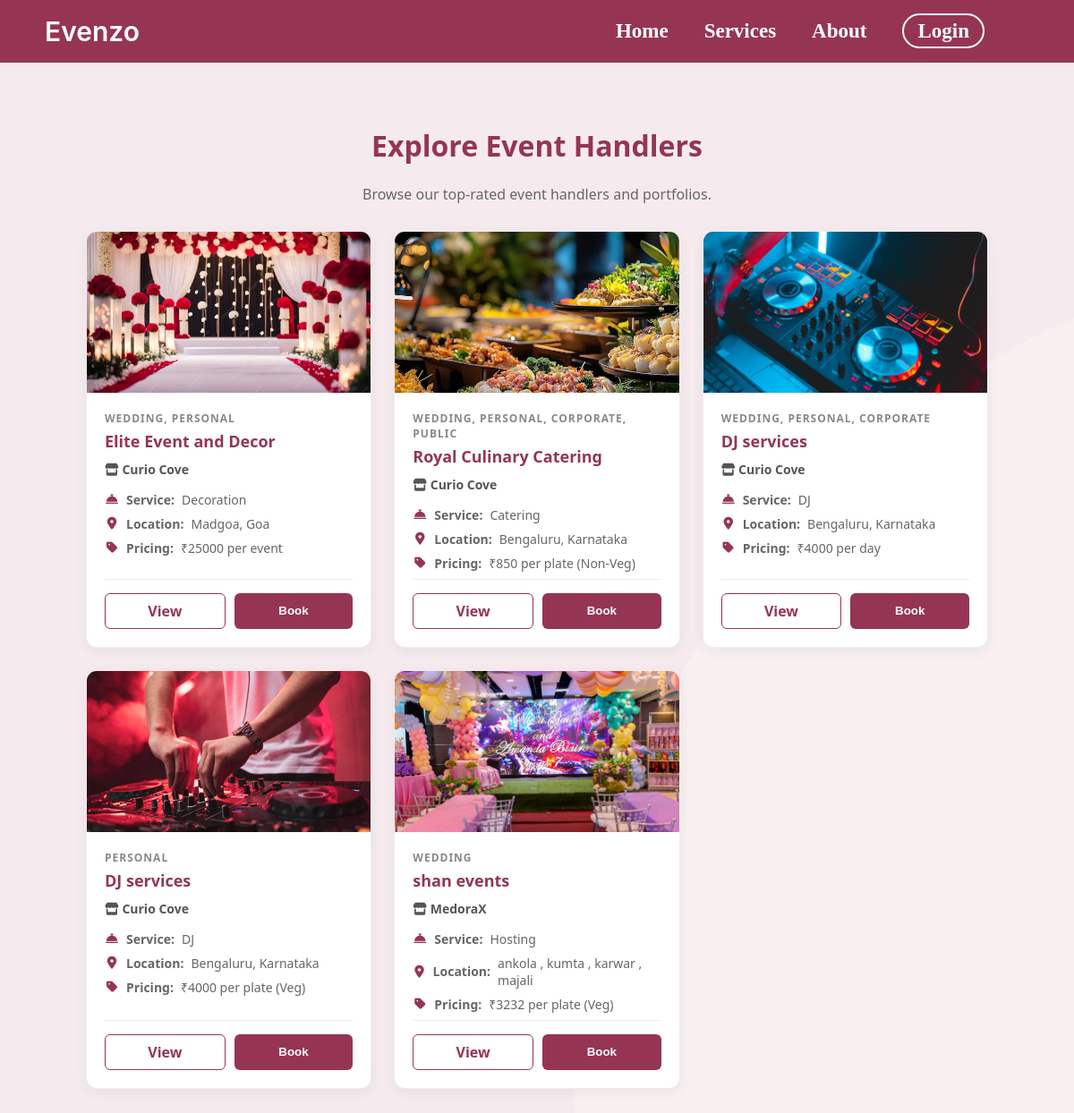
/public_explore, run on the app's committed database.
### tables this page shows
CREATE TABLE services (
                id INTEGER PRIMARY KEY AUTOINCREMENT,
                manager_id INTEGER NOT NULL,
                category TEXT,
                service_name TEXT NOT NULL,
                service_location TEXT,       
                services_offered TEXT,       
                experience_years INTEGER,    
                pricing TEXT,                
                images TEXT,                 
                description TEXT, unavailable_dates TEXT, pkg_basic_name TEXT DEFAULT 'Basic (Silver)', pkg_basic_price REAL DEFAULT 0.0, pkg_basic_desc TEXT, pkg_premium_name TEXT DEFAULT 'Premium (Gold)', pkg_premium_price REAL DEFAULT 0.0, pkg_premium_desc TEXT, pkg_luxury_name TEXT DEFAULT 'Luxury (Platinum)', pkg_luxury_price REAL DEFAULT 0.0, pkg_luxury_desc TEXT, package_tier TEXT DEFAULT 'Standard', is_active INTEGER DEFAULT 1,
                FOREIGN KEY (manager_id) REFERENCES users (id) ON DELETE CASCADE
            );

CREATE TABLE manager_profiles (
            id INTEGER PRIMARY KEY AUTOINCREMENT,
            user_id INTEGER NOT NULL,
            business_name TEXT NOT NULL,
            phone TEXT NOT NULL,
            license_path TEXT, -- Path to uploaded JPEG/PDF license
            bio TEXT,
            base_price REAL DEFAULT 0.0,
            rating REAL DEFAULT 0.0, profile_pic TEXT, location TEXT, -- For the "Ratings/Reviews system"
            FOREIGN KEY (user_id) REFERENCES users (id) ON DELETE CASCADE
        );

### app.py (the view)
@app.route('/public_explore')
def public_explore():
    conn = get_db_connection()
    all_services = conn.execute('''
        SELECT s.*, m.business_name, m.profile_pic, m.rating
        FROM services s
        JOIN manager_profiles m ON s.manager_id = m.user_id
        JOIN users u ON s.manager_id = u.id
        WHERE u.is_approved=1 AND u.is_active=1 AND s.is_active=1
        ORDER BY m.rating DESC
    ''').fetchall()
    categories = conn.execute("SELECT * FROM categories WHERE is_active=1 ORDER BY name").fetchall()
    conn.close()
    return render_template('public_explore.html', services=all_services, categories=categories)

### app.py (called while the page is built)
def get_db_connection():
    conn = sqlite3.connect('database.db', timeout=10)
    conn.row_factory = sqlite3.Row
    conn.execute("PRAGMA foreign_keys = ON")
    return conn

### frontend/templates/public_explore.html (shortened to what this page needs)
<!DOCTYPE html>
<html lang="en">
<head>
    <link rel="stylesheet" href="https://cdnjs.cloudflare.com/ajax/libs/font-awesome/6.4.0/css/all.min.css">
    <link rel="stylesheet" href="{{ url_for('static', filename='styles.css') }}" />
</head>
<body>
    <div class="navbar">
      <div class="logo">Evenzo</div>
      <ul class="links">
        <li><a href="{{ url_for('index') }}" style="color: white; text-decoration: none;">Home</a></li>
        <li class="dropdown">
          <a href="javascript:void(0)" class="dropbtn" style="color: white; text-decoration: none;">Services</a>
          <ul class="dropdown-content">
            <li><a href="{{ url_for('weddingservices') }}">WEDDING EVENTS</a></li>
            <li><a href="{{ url_for('specialservices') }}">PERSONAL EVENTS</a></li>
            <li><a href="{{ url_for('corporateservices') }}">CORPORATE EVENT</a></li>
            <li><a href="{{ url_for('publicservices') }}">PUBLIC EVENTS</a></li>
          </ul>
        </li>
        <li><a href="{{ url_for('index') }}#about">About</a></li>
        <li><a href="{{ url_for('index') }}?login=true" style="border: 2px solid white; padding: 5px 15px; border-radius: 20px;">Login</a></li>
      </ul>
    </div>
    <div class="explore-container">
        <h1 style="color: #953553; text-align: center;">Explore Event Handlers</h1>
        <p style="text-align: center; color: #666;">Browse our top-rated event handlers and portfolios.</p>
        <div class="vendor-grid">
            {% if services %}
                {% for service in services %}
                <div class="vendor-card">
                    {% set raw_imgs = service.images.split(',') if service.images else [] %}
                    {% set clean_imgs = raw_imgs | reject('equalto', '') | list %}
                    {% if clean_imgs|length > 0 %}
                        <img src="{{ url_for('uploaded_file', filename=clean_imgs[0]) }}" class="vc-image">
                    {% else %}
                        <div class="vc-image" style="display: flex; align-items: center; justify-content: center; background: #eee; color: #aaa;">No Image</div>
                    {% endif %}
                    <div class="vc-body">
                        <div class="vc-category">{{ service.category }}</div>
                        <div class="vc-title">{{ service.service_name }}</div>
                        <div class="vc-business"><i class="fas fa-store"></i> {{ service.business_name }}</div>
                        <div class="vc-detail"><i class="fas fa-concierge-bell"></i> <strong>Service:</strong> {{ service.services_offered }}</div>
                        <div class="vc-detail"><i class="fas fa-map-marker-alt"></i> <strong>Location:</strong> {{ service.service_location }}</div>
                        <div class="vc-detail"><i class="fas fa-tag"></i> <strong>Pricing:</strong> ₹{{ service.pricing }}</div>
                        <div class="vc-actions">
                            <a href="{{ url_for('public_vendor_details', service_id=service.id) }}" class="btn-view">View</a>
                            <button onclick="requireLogin()" class="btn-book">Book</button>
                        </div>
                    </div>
                </div>
                {% endfor %}
            {% else %}
                <p style="color: #888; text-align: center; grid-column: 1 / -1;">No event handlers are currently available.</p>
            {% endif %}
        </div>
    </div>
</body>
</html>

### frontend/static/styles.css (style rules this page uses)
body { margin: 0; padding: 0; background: url('/static/images/5.png'); color: white; background-size: cover; background-position: center; background-attachment: fixed; }
.navbar { position: relative; z-index: 9999 !important; display: flex; justify-content: space-between; padding: 0px 100px 0px 50px; height: 70px; align-items: center; }
.links { display: flex; list-style: none; gap: 40px; }
.links li { font-size: 13px; color: white; font-family: 'Times New Roman', serif; }
.links li a { text-decoration: none; color: white; font-size: 23px; font-weight: 700; font-family: 'Times New Roman', serif; }
.logo { color: white; font-size: 30px; font-weight: 600; font-family: 'inter', serif; }
.links li { font-size: 23px; color: white; font-weight: 700; }
body { animation: fadeIn 0.8s ease-out; }
.navbar { animation: slideDown 0.6s ease-out; }
.links li { transition: all 0.3s ease; }
.dropbtn { color: white !important; text-decoration: none !important; font-size: 23px; font-weight: 700; cursor: pointer; background: none; border: none; padding: 0; display: inline-block; }
.dropdown::after { content: ""; position: absolute; top: 100%; left: 0; width: 100%; height: 20px; display: block; }
.dropdown-content { display: none; position: absolute; top: 100%; left: 0; min-width: 250px; background-color: rgba(255, 255, 255, 0.85); backdrop-filter: blur(10px); -webkit-backdrop-filter: blur(10px); z-index: 10000 !important; box-shadow: 0px 8px 16px rgba(0,0,0,0.2); margin-top: 5px; padding: 10px 0; list-style: none; border-radius: 8px; }
.dropdown-content li { list-style: none; }
.dropdown-content li a { color: #444 !important; text-decoration: none !important; padding: 12px 20px; display: block; font-size: 16px; font-weight: 600; transition: 0.3s; }

### frontend/templates/public_explore.html (style rules this page uses)
body { background-color: #f8f9fa; color: #333; margin: 0; font-family: 'Segoe UI', Tahoma, Geneva, Verdana, sans-serif; }
.navbar { background-color: #953553; }
.explore-container { padding: 50px 8%; background: rgba(255,255,255,0.9); min-height: 100vh; }
.vendor-grid { display: grid; grid-template-columns: repeat(auto-fill, minmax(300px, 1fr)); gap: 25px; margin-top: 30px; }
.vendor-card { background: white; border-radius: 12px; overflow: hidden; box-shadow: 0 4px 15px rgba(0,0,0,0.05); transition: 0.3s; border: 1px solid #eee; display: flex; flex-direction: column; }
.vc-image { width: 100%; height: 180px; object-fit: cover; }
.vc-body { padding: 20px; flex-grow: 1; display: flex; flex-direction: column; }
.vc-category { font-size: 12px; font-weight: bold; color: #888; text-transform: uppercase; letter-spacing: 1px; margin-bottom: 5px; }
.vc-title { font-size: 18px; color: #953553; font-weight: bold; margin-bottom: 10px; }
.vc-business { font-size: 14px; color: #555; margin-bottom: 15px; font-weight: 600; }
.vc-detail { font-size: 14px; color: #666; margin-bottom: 8px; display: flex; align-items: center; gap: 8px; }
.vc-detail i { color: #953553; width: 16px; text-align: center; }
.vc-actions { display: flex; gap: 10px; margin-top: auto; border-top: 1px solid #eee; padding-top: 15px; }
.btn-view { flex: 1; background: white; color: #953553; border: 1px solid #953553; padding: 8px; border-radius: 6px; text-align: center; text-decoration: none; font-weight: bold; transition: 0.2s; cursor: pointer; }
.btn-book { flex: 1; background: #953553; color: white; border: none; padding: 8px; border-radius: 6px; font-weight: bold; transition: 0.2s; cursor: pointer; text-align: center; }

### data on the page
services: shows a picture, category "WEDDING, PERSONAL", service_name "Elite Event and Decor", business_name "Curio Cove", services_offered "Decoration", service_location "Madgoa, Goa", pricing "25000 per event"
services: shows a picture, category "WEDDING, PERSONAL, CORPORATE, PUBLIC", service_name "Royal Culinary Catering", business_name "Curio Cove", services_offered "Catering", service_location "Bengaluru, Karnataka", pricing "850 per plate (Non-Veg)"
services: shows a picture, category "WEDDING, PERSONAL, CORPORATE", service_name "DJ services", business_name "Curio Cove", services_offered "DJ", service_location "Bengaluru, Karnataka", pricing "4000 per day"
services: shows a picture, category "PERSONAL", service_name "DJ services", business_name "Curio Cove", services_offered "DJ", service_location "Bengaluru, Karnataka", pricing "4000 per plate (Veg)"
services: images (picture), category "WEDDING", service_name "shan events", business_name "MedoraX", services_offered "Hosting", service_location "ankola , kumta , karwar , majali", pricing "3232 per plate (Veg)"
